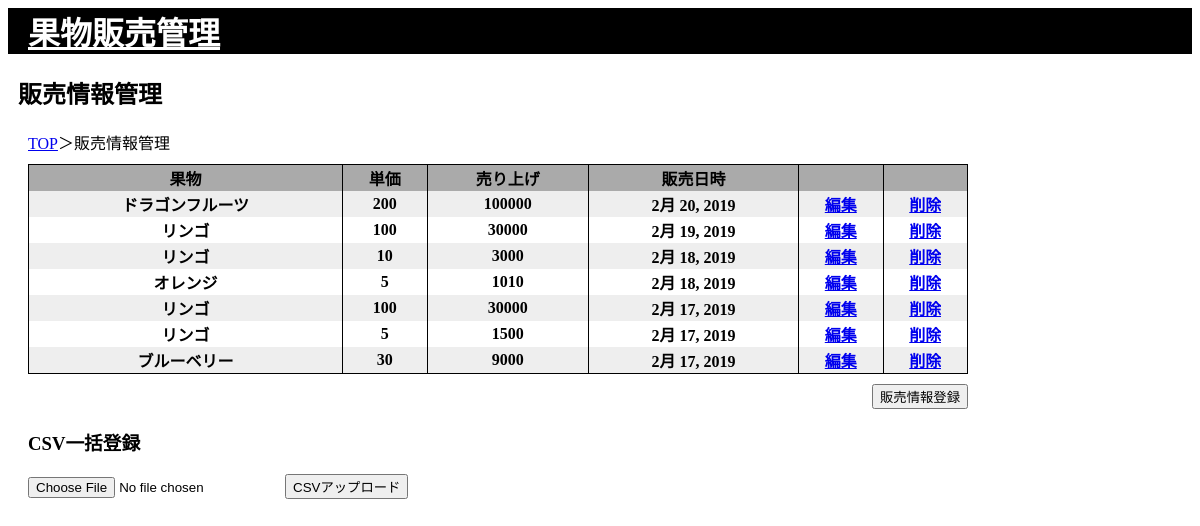
Screenshot of /fruitsales/ (signed in) with the database file from the repository.
### fruitsales/models.py (models this page shows, shortened)
class Sale(models.Model):
    fruit = models.ForeignKey('fruits.Fruit', null=True, on_delete=models.CASCADE)
    number = models.PositiveIntegerField(null=True)
    amount = models.PositiveIntegerField(null=True)
    sold_at = models.DateTimeField(null=True)

### fruits/models.py (models this page shows, shortened)
class Fruit(models.Model):
    name = models.CharField(max_length=100)
    price = models.PositiveIntegerField()
    updated_at = models.DateTimeField(auto_now=True)
    created_at = models.DateTimeField(auto_now_add=True)
    def __str__(self):
        return self.name

### fruitsales/views.py (the view)
# urls.py: path('', views.SaleListView.as_view(), name='fruitsale_list'),
class SaleListView(LoginRequiredMixin, ListView):
    model = models.Sale
    template_name = 'fruitsales/fruitsale_list.html'
    login_url = 'login'
    def get_queryset(self):
        return self.model.objects.order_by('-sold_at')

### templates/fruitsales/fruitsale_list.html (shortened to what this page needs)
{% extends 'base.html' %}
{% block title %}販売情報管理{% endblock %}
{% block content %}
    <div>
        <a href="{% url 'home' %}">TOP</a>＞販売情報管理
    </div>
    <div>
        <table class="fsmc-table">
            <tr class="fsmc-table-top-tr">
                <th>果物</th>
                <th>単価</th>
                <th>売り上げ</th>
                <th>販売日時</th>
                <th></th>
                <th></th>
            </tr>
            {% for fruitsale in object_list %}
                {% if forloop.counter|divisibleby:2 %}
                <tr class="fsmc-table-record-tr-even">
                {% else %}
                <tr class="fsmc-table-record-tr-odd">
                {% endif %}
                    <th>{{ fruitsale.fruit }}</th>
                    <th>{{ fruitsale.number }}</th>
                    <th>{{ fruitsale.amount }}</th>
                    <th>{{ fruitsale.sold_at|date }}</th>
                    <th>
                        <a href="{% url 'fruitsale_edit' fruitsale.pk %}">編集</a>
                    </th>
                    <th>
                        <form method="POST" action="{% url 'fruitsale_delete' fruitsale.pk %}" style="display: inline;">
                            {% csrf_token %}<input type="submit" value="削除" class="linklike-del-btn">
                        </form>
                    </th>
                </tr>
            {% endfor %}
        </table>
    </div>
    <div style="text-align: right;">
        <form method="GET" action="{% url 'fruitsale_new' %}">
            <input type="submit" value="販売情報登録">
        </form>
    </div>
    <div>
        <h3>CSV一括登録</h3>
        <form method="POST" action="{% url 'fruitsale_csv_input' %}" enctype="multipart/form-data">
            <input type="file" name="records-csv" accept=".csv">
            <input type="submit" value="CSVアップロード">
        </form>
    </div>
{% endblock content %}

### static/css/style.css (style rules this page uses)
div { margin: 10px; }
.fsmc-table { width: 100%; border: 1px solid black; border-collapse: collapse; border: 1px solid black; }
.fsmc-table th { border-left: 1px solid black; }
.fsmc-table-top-tr > th { background-color: #aaa; }
.fsmc-table-record-tr-even > th { background-color: #fff; }
.fsmc-table-record-tr-odd > th { background-color: #eee; }
.linklike-del-btn { display: inline; background: none; color: rgb(0, 0, 238); border: none; padding: 0; font: inherit; text-decoration: underline; cursor: pointer; }

### rows the page displays
Sale: fruit "ドラゴンフルーツ", number "200", amount "100000", sold_at "2月 20, 2019"
Sale: fruit "リンゴ", number "100", amount "30000", sold_at "2月 19, 2019"
Sale: fruit "リンゴ", number "10", amount "3000", sold_at "2月 18, 2019"
Sale: fruit "オレンジ", number "5", amount "1010", sold_at "2月 18, 2019"
Sale: fruit "リンゴ", number "100", amount "30000", sold_at "2月 17, 2019"
Sale: fruit "リンゴ", number "5", amount "1500", sold_at "2月 17, 2019"
Sale: fruit "ブルーベリー", number "30", amount "9000", sold_at "2月 17, 2019"
